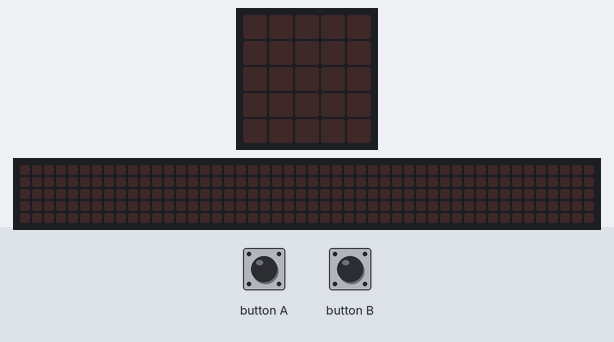
The program below on a simulated BBC micro:bit running MicroPython. On the bench: the board's 5×5 LED display, a strip that is not on the board, showing the scrolling text unrolled. Inputs (shaded band) come from the test bench. The 48×5 strip is a reading aid, not a part: it shows the text the display is scrolling, unrolled, one strip-width of it at a time.

Above: at 1.2 s.
1.3 s: button A pressed for 0.15 s
At 1.7 s:
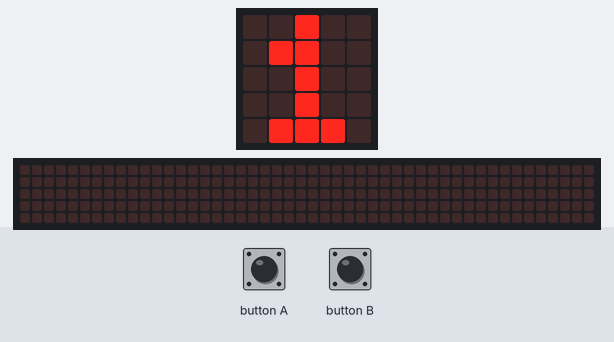
4.3 s: button A pressed for 3.2 s
At 6.2 s:
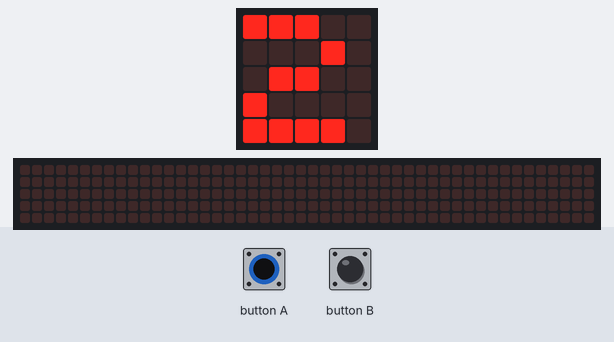
9.0 s: button A pressed for 1 s
At 9.77 s:
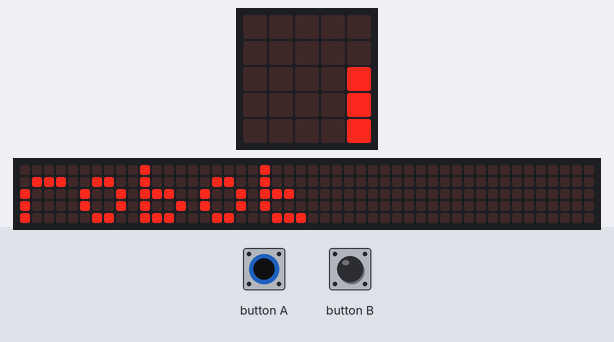
12.0 s: button A pressed for 3.2 s
At 14.62 s:
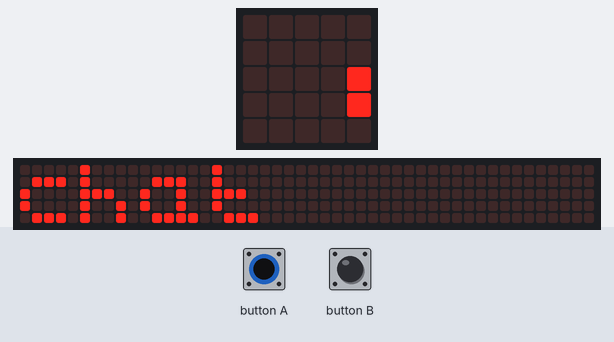
16.7 s: button A pressed for 3.2 s
At 18.87 s:
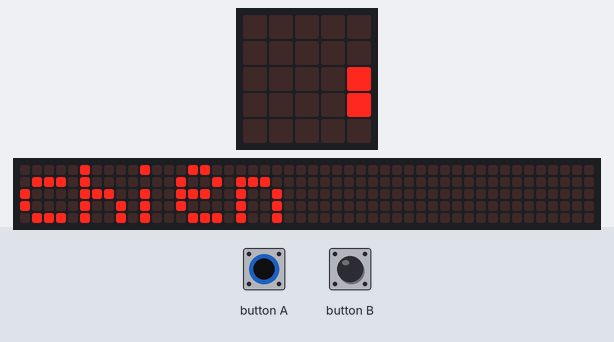
22.9 s: button A pressed for 0.15 s
At 23.47 s:
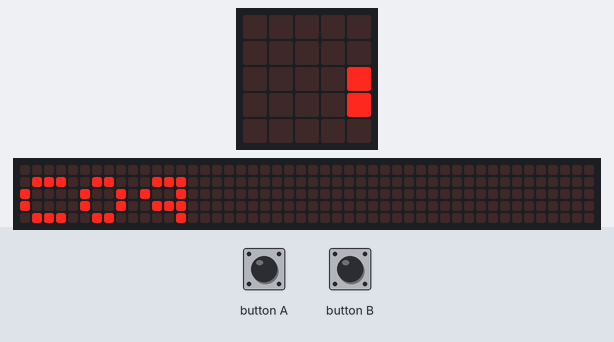

The program:

1.Listes.py
```python
from microbit import *

maliste = ['chat', 'chien', 'coq' , 'robot']
i = 0
while True:
    if button_a.is_pressed():
        i = i + 1
        if i >= len(maliste):
            i = 0
        display.show(i)
        sleep(500)
        display.scroll(maliste[i])

    if button_b.is_pressed():
        maliste.append('dragon')
```

Measured:
- after the input at 1.3 s, the display: changes at once (image 1)
- after the input at 4.3 s, the display: first differs from a run without the input after 1.6 s (image 2)
- after the input at 9.0 s, the display: first differs from a run without the input after 0.20 s (image 3 shows a later state)
- after the input at 12.0 s, the display: first differs from a run without the input after 2.1 s (image 4 shows a later state)
- after the input at 16.7 s, the display: first differs from a run without the input after 1.6 s (image 5 shows a later state)
- after the input at 22.9 s, the display: first changes at once (image 6 shows a later state)
- what the display in image 2 shows lasts 0.5 s, from 5.9 s to 6.4 s
